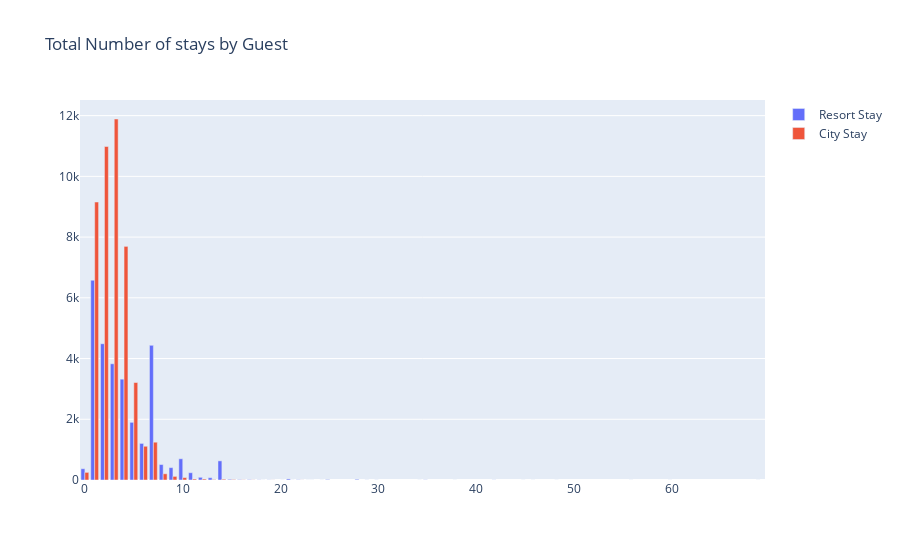

The cell this chart's notebook holds for it:
### Code cell
trace_resort = go.Bar(
    x = hotel_stay_resort["total_nights"],
    y = hotel_stay_resort["Number of stays"],
    name = "Resort Stay"
)
trace_city = go.Bar(
    x = hotel_stay_city["total_nights"],
    y = hotel_stay_city["Number of stays"],
    name = "City Stay"
)

trace_list = [trace_resort, trace_city]
layout = go.Layout(title = "Total Number of stays by Guest")
fig = go.Figure(data=trace_list, layout=layout)
# pyo.plot(fig) #output htmls
fig

### Figure 1 — Plotly figure (JSON) as saved in the notebook; plotly's stock layout.template omitted (floating-point values rounded to 4 significant figures)
{"data": [{"name": "Resort Stay", "type": "bar", "x": [0, 1, 2, 3, 4, 5, 6, 7, 8, 9, 10, 11, 12, 13, 14, 15, 16, 17, 18, 19, 21, 22, 23, 25, 28, 29, 30, 35, 38, 42, 45, 46, 56, 60, 69], "y": [371, 6579, 4488, 3828, 3321, 1899, 1205, 4434, 509, 408, 699, 240, 89, 75, 630, 23, 12, 11, 5, 4, 35, 7, 1, 14, 22, 2, 2, 5, 1, 3, 1, 1, 1, 1, 1]}, {"name": "City Stay", "type": "bar", "x": [0, 1, 2, 3, 4, 5, 6, 7, 8, 9, 10, 11, 12, 13, 14, 15, 16, 17, 18, 19, 20, 21, 22, 23, 24, 34, 48], "y": [251, 9155, 10983, 11889, 7694, 3210, 1111, 1245, 205, 119, 80, 33, 33, 15, 26, 14, 6, 4, 1, 2, 1, 1, 2, 1, 1, 1, 1]}], "layout": {"title": {"text": "Total Number of stays by Guest"}}}
